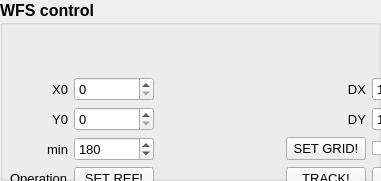
   <widget class="QGroupBox" name="groupBox">
    <property name="geometry">
     <rect>
      <x>390</x>
      <y>180</y>
      <width>381</width>
      <height>181</height>
     </rect>
    </property>
    <property name="font">
     <font>
      <pointsize>12</pointsize>
      <weight>75</weight>
      <bold>true</bold>
     </font>
    </property>
    <property name="title">
     <string>WFS control</string>
    </property>
    <property name="flat">
     <bool>false</bool>
    </property>
    <property name="checkable">
     <bool>false</bool>
    </property>
    <widget class="QWidget" name="verticalLayoutWidget_5">
     <property name="geometry">
      <rect>
       <x>10</x>
       <y>30</y>
       <width>442</width>
       <height>237</height>
      </rect>
     </property>
     <layout class="QVBoxLayout" name="vl_sh_cells" stretch="0">
      <item>
       <layout class="QGridLayout" name="gl_sh_cells" rowstretch="0,0,0,0,0,0">
        <property name="leftMargin">
         <number>0</number>
        </property>
        <property name="topMargin">
         <number>0</number>
        </property>
        <property name="rightMargin">
         <number>0</number>
        </property>
        <property name="horizontalSpacing">
         <number>6</number>
        </property>
        <item row="1" column="4">
         <widget class="QDoubleSpinBox" name="spB_grid_dx">
          <property name="font">
           <font>
            <pointsize>10</pointsize>
            <weight>50</weight>
            <bold>false</bold>
           </font>
          </property>
          <property name="decimals">
           <number>1</number>
          </property>
          <property name="minimum">
           <double>5.000000000000000</double>
          </property>
          <property name="singleStep">
           <double>0.100000000000000</double>
          </property>
          <property name="value">
           <double>12.800000000000001</double>
          </property>
         </widget>
        </item>
        <item row="4" column="4">
         <widget class="QPushButton" name="pB_WFS_off">
          <property name="font">
           <font>
            <pointsize>10</pointsize>
            <weight>50</weight>
            <bold>false</bold>
           </font>
          </property>
          <property name="text">
           <string>PAUSE</string>
          </property>
         </widget>
        </item>
        <item row="2" column="0">
         <widget class="QLabel" name="label_9">
          <property name="font">
           <font>
            <pointsize>10</pointsize>
            <weight>50</weight>
            <bold>false</bold>
           </font>
          </property>
          <property name="text">
           <string>Y0</string>
          </property>
          <property name="alignment">
           <set>Qt::AlignRight|Qt::AlignTrailing|Qt::AlignVCenter</set>
          </property>
         </widget>
        </item>
        <item row="2" column="4">
         <widget class="QDoubleSpinBox" name="spB_grid_dy">
          <property name="font">
           <font>
            <pointsize>10</pointsize>
            <weight>50</weight>
            <bold>false</bold>
           </font>
          </property>
          <property name="decimals">
           <number>1</number>
          </property>
          <property name="minimum">
           <double>5.000000000000000</double>
          </property>
          <property name="singleStep">
           <double>0.100000000000000</double>
          </property>
          <property name="value">
           <double>12.800000000000001</double>
          </property>
         </widget>
        </item>
        <item row="4" column="3">
         <widget class="QPushButton" name="pB_WFS_on">
          <property name="font">
           <font>
            <pointsize>10</pointsize>
            <weight>50</weight>
            <bold>false</bold>
           </font>
          </property>
          <property name="text">
           <string>TRACK!</string>
          </property>
         </widget>
        </item>
        <item row="3" column="0">
         <widget class="QLabel" name="label_8">
          <property name="font">
           <font>
            <pointsize>10</pointsize>
            <weight>50</weight>
            <bold>false</bold>
           </font>
          </property>
          <property name="text">
           <string>min</string>
          </property>
          <property name="alignment">
           <set>Qt::AlignRight|Qt::AlignTrailing|Qt::AlignVCenter</set>
          </property>
         </widget>
        </item>
        <item row="2" column="1">
         <widget class="QSpinBox" name="spB_grid_y0">
          <property name="font">
           <font>
            <pointsize>10</pointsize>
            <weight>50</weight>
            <bold>false</bold>
           </font>
          </property>
          <property name="maximum">
           <number>120</number>
          </property>
          <property name="value">
           <number>0</number>
          </property>
         </widget>
        </item>
        <item row="1" column="3">
         <widget class="QLabel" name="label_2">
          <property name="font">
           <font>
            <pointsize>10</pointsize>
            <weight>50</weight>
            <bold>false</bold>
           </font>
          </property>
          <property name="text">
           <string>DX</string>
          </property>
          <property name="alignment">
           <set>Qt::AlignRight|Qt::AlignTrailing|Qt::AlignVCenter</set>
          </property>
         </widget>
        </item>
        <item row="3" column="1">
         <widget class="QSpinBox" name="spB_grid_imin">
          <property name="font">
           <font>
            <pointsize>10</pointsize>
            <weight>50</weight>
            <bold>false</bold>
           </font>
          </property>
          <property name="maximum">
           <number>5000</number>
          </property>
          <property name="value">
           <number>180</number>
          </property>
         </widget>
        </item>
        <item row="3" column="4">
         <widget class="QCheckBox" name="chB_show_grid">
          <property name="font">
           <font>
            <pointsize>10</pointsize>
            <weight>50</weight>
            <bold>false</bold>
           </font>
          </property>
          <property name="text">
           <string>show</string>
          </property>
         </widget>
        </item>
        <item row="1" column="0">
         <widget class="QLabel" name="label_7">
          <property name="font">
           <font>
            <pointsize>10</pointsize>
            <weight>50</weight>
            <bold>false</bold>
           </font>
          </property>
          <property name="text">
           <string>X0</string>
          </property>
          <property name="alignment">
           <set>Qt::AlignRight|Qt::AlignTrailing|Qt::AlignVCenter</set>
          </property>
         </widget>
        </item>
        <item row="1" column="1">
         <widget class="QSpinBox" name="spB_grid_x0">
          <property name="font">
           <font>
            <pointsize>10</pointsize>
            <weight>50</weight>
            <bold>false</bold>
           </font>
          </property>
          <property name="maximum">
           <number>120</number>
          </property>
          <property name="value">
           <number>0</number>
          </property>
         </widget>
        </item>
        <item row="4" column="2">
         <spacer name="horizontalSpacer">
          <property name="orientation">
           <enum>Qt::Horizontal</enum>
          </property>
          <property name="sizeHint" stdset="0">
           <size>
            <width>40</width>
            <height>20</height>
           </size>
          </property>
         </spacer>
        </item>
        <item row="4" column="1">
         <widget class="QPushButton" name="pB_WFS_ref">
          <property name="font">
           <font>
            <pointsize>10</pointsize>
            <weight>50</weight>
            <bold>false</bold>
           </font>
          </property>
          <property name="text">
           <string>SET REF!</string>
          </property>
         </widget>
        </item>
        <item row="3" column="3">
         <widget class="QPushButton" name="pB_grid_set">
          <property name="font">
           <font>
            <pointsize>10</pointsize>
            <weight>50</weight>
            <bold>false</bold>
           </font>
          </property>
          <property name="text">
           <string>SET GRID!</string>
          </property>
         </widget>
        </item>
        <item row="2" column="3">
         <widget class="QLabel" name="label_6">
          <property name="font">
           <font>
            <pointsize>10</pointsize>
            <weight>50</weight>
            <bold>false</bold>
           </font>
          </property>
          <property name="text">
           <string>DY</string>
          </property>
          <property name="alignment">
           <set>Qt::AlignRight|Qt::AlignTrailing|Qt::AlignVCenter</set>
          </property>
         </widget>
        </item>
        <item row="4" column="0">
         <widget class="QLabel" name="label_18">
          <property name="font">
           <font>
            <pointsize>10</pointsize>
            <weight>50</weight>
            <bold>false</bold>
           </font>
          </property>
          <property name="text">
           <string>Operation</string>
          </property>
         </widget>
        </item>
        <item row="5" column="1">
         <widget class="QPushButton" name="pB_WFS_clear_ref">
          <property name="font">
           <font>
            <pointsize>10</pointsize>
            <weight>50</weight>
            <bold>false</bold>
           </font>
          </property>
          <property name="text">
           <string>CLEAR</string>
          </property>
         </widget>
        </item>
       </layout>
      </item>
     </layout>
    </widget>
   </widget>
